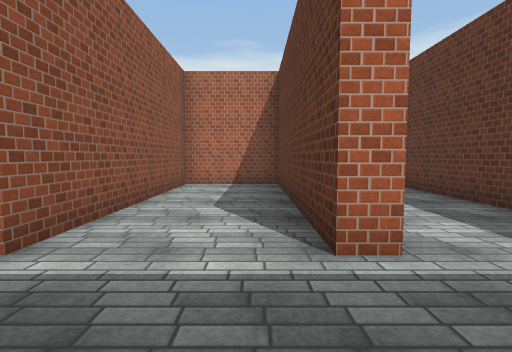
[1] (above)

17 first-person views from a walk through a Unity game level. The camera is 1.5 m above the floor, tilts 4° down and sees 85° across. The floor is counted in squares, 2 m on a side. Each view is taken from the middle of a square. On the plan, view 1 faces up. The plan holds only what a view shows up to about 10 squares ahead; the rest is blank. The place goes on beyond the plan. The player character is not drawn. Some animated figures are left out. Surface patterns are stand-ins for the level's own textures.

[2]
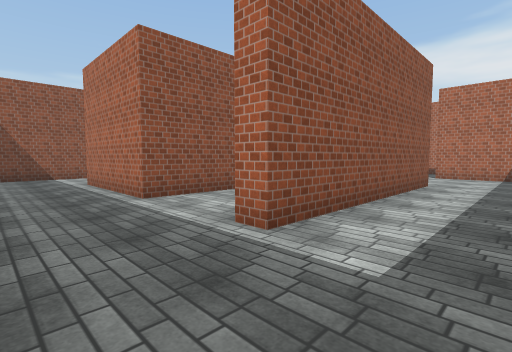

[3]
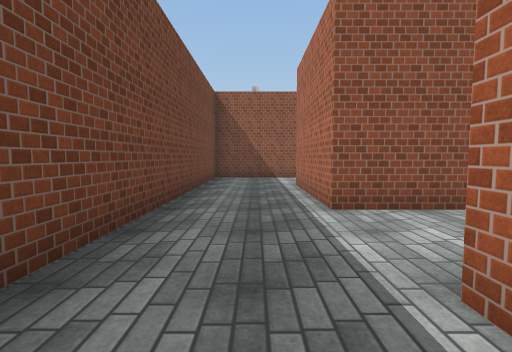

[4]
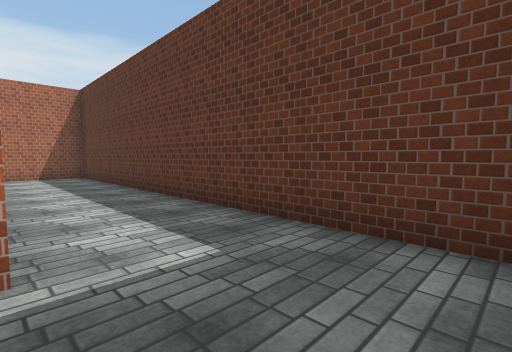

[5]
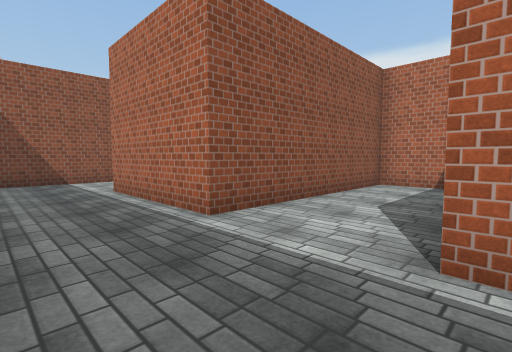

[6]
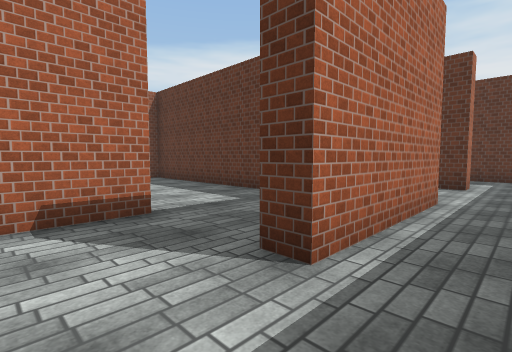

[7]
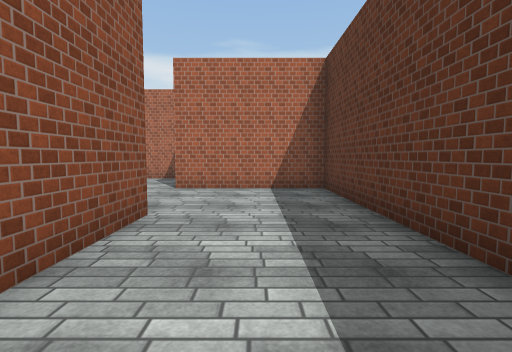

[8]
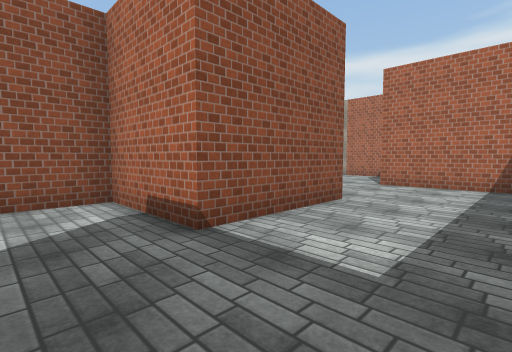

[9]
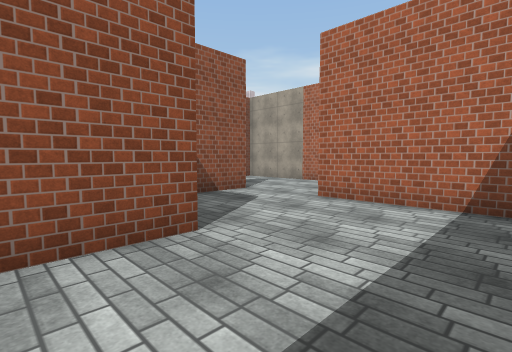

[10]
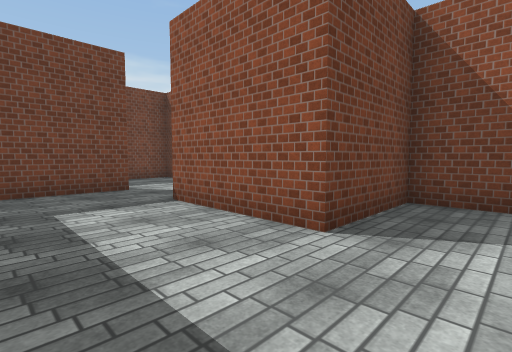

[11]
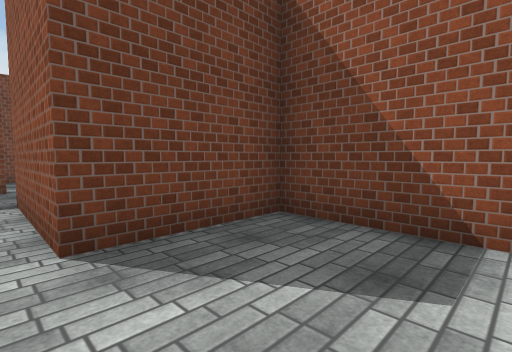

[12]
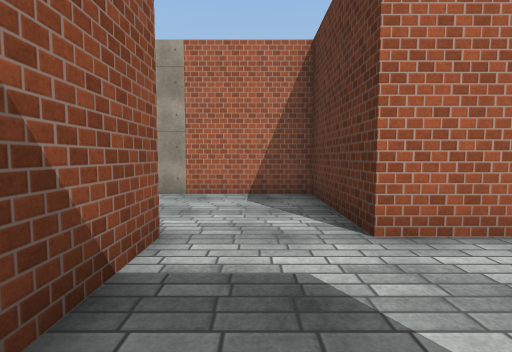

[13]
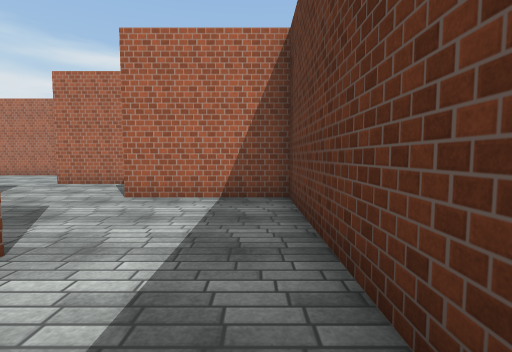

[14]
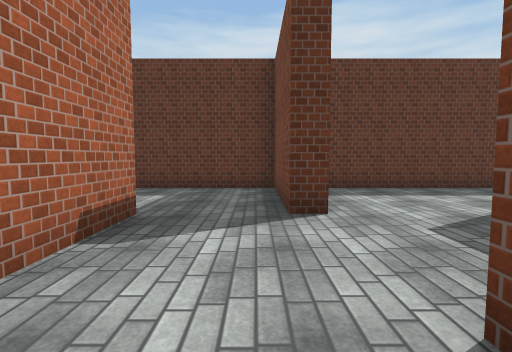

[15]
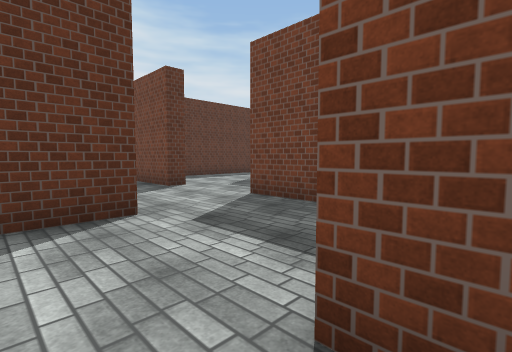

[16]
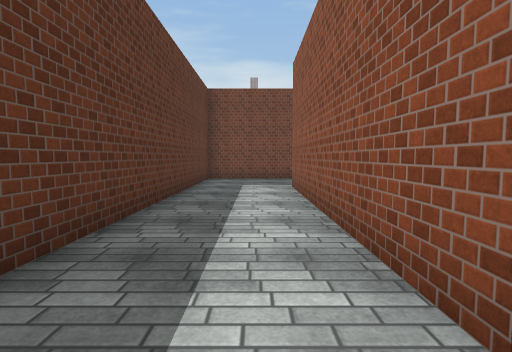

[17]
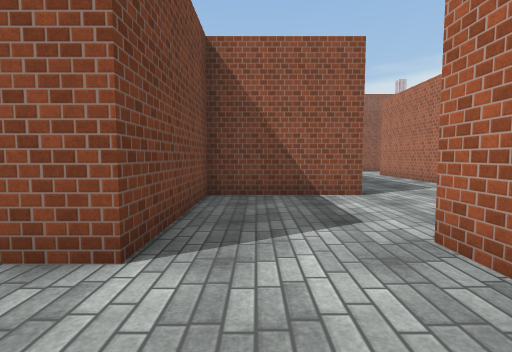

### Floor plan
Points are (right, up) in squares from view 1. A wall is a line through its corners. A room is listed if a view was taken in it or the views show most of it. See-through windows are left out.
Room 1 (views 1, 2, 3, 4, 5, 6, 13, 16)
walls: (1.1, 8.1) (1.1, 2.1) (0.6, 2.1) (0.6, 7.6) (-1.9, 7.6) (-1.9, 2.1) (-5.4, 2.1); (-7.9, 1.6) (-7.9, -0.4) (3.6, -0.4) (3.6, 11.1) (1.6, 11.1)
ways out: opening at (-6.5, 2) to room 2; opening at (1, 9.5) to room 5
Room 2 (views 7, 8, 9, 10, 11, 12)
walls: (-2.4, 5.4) (-2.4, 10.6) (-5.9, 10.6); (-5.4, 2.1) (-5.4, 2.6) (-3.2, 2.6); (-7.9, 9.6) (-7.9, 7.6) (-5.4, 7.6) (-5.4, 4.6) (-7.9, 4.6) (-7.9, 1.6)
ways out: opening at (-6.5, 2) to room 1; opening at (-7, 10)
Room 3 (views 14, 15)
walls: (-6, 14.1) (-5.4, 14.1) (-5.4, 11.1) (-1.9, 11.1); (-1.4, 13.6) (-2.4, 13.6) (-2.4, 14.9)
ways out: opening at (-2, 12.5) to room 4
Room 4 (view 17)
walls: (0.6, 13.6) (-1.4, 13.6); (0.6, 11.1) (0.6, 11.6) (3.6, 11.6) (3.6, 14.9)
ways out: opening at (-2, 12.5) to room 3; opening at (-0.5, 11) to room 5
Room 5 (no view inside)
walls: (1.6, 11.1) (0.6, 11.1); (-1.9, 11.1) (-1.9, 10.1)
ways out: opening at (1, 9.5) to room 1; opening at (-0.5, 11) to room 4

Positions as (right, up) in squares from view 1, and headings:
1: (0, 0), facing up
2: (3, 0), facing up-left
3: (2, 1), facing left
4: (1, 0), facing up-right
5: (1, 0), facing up-left
6: (-7, 1), facing up-right
7: (-4, 4), facing up
8: (-3, 3), facing up-left
9: (-3, 6), facing up-left
10: (-3, 9), facing down-left
11: (-5, 10), facing down-left
12: (-7, 8), facing up
13: (3, 6), facing up
14: (-3, 12), facing right
15: (-6, 15), facing down-right
16: (2, 9), facing down
17: (0, 12), facing left
